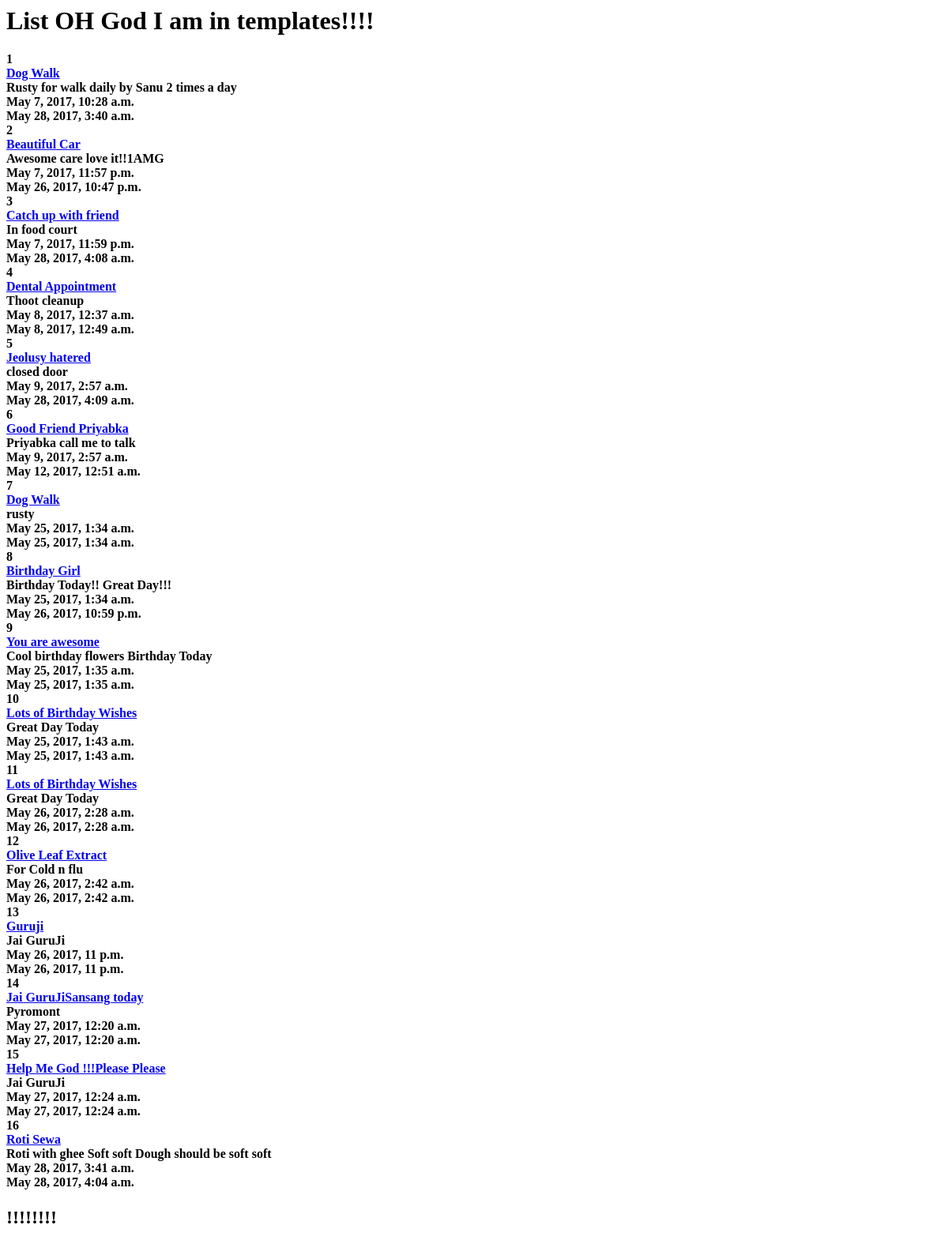
The app's page /posts/, older data.
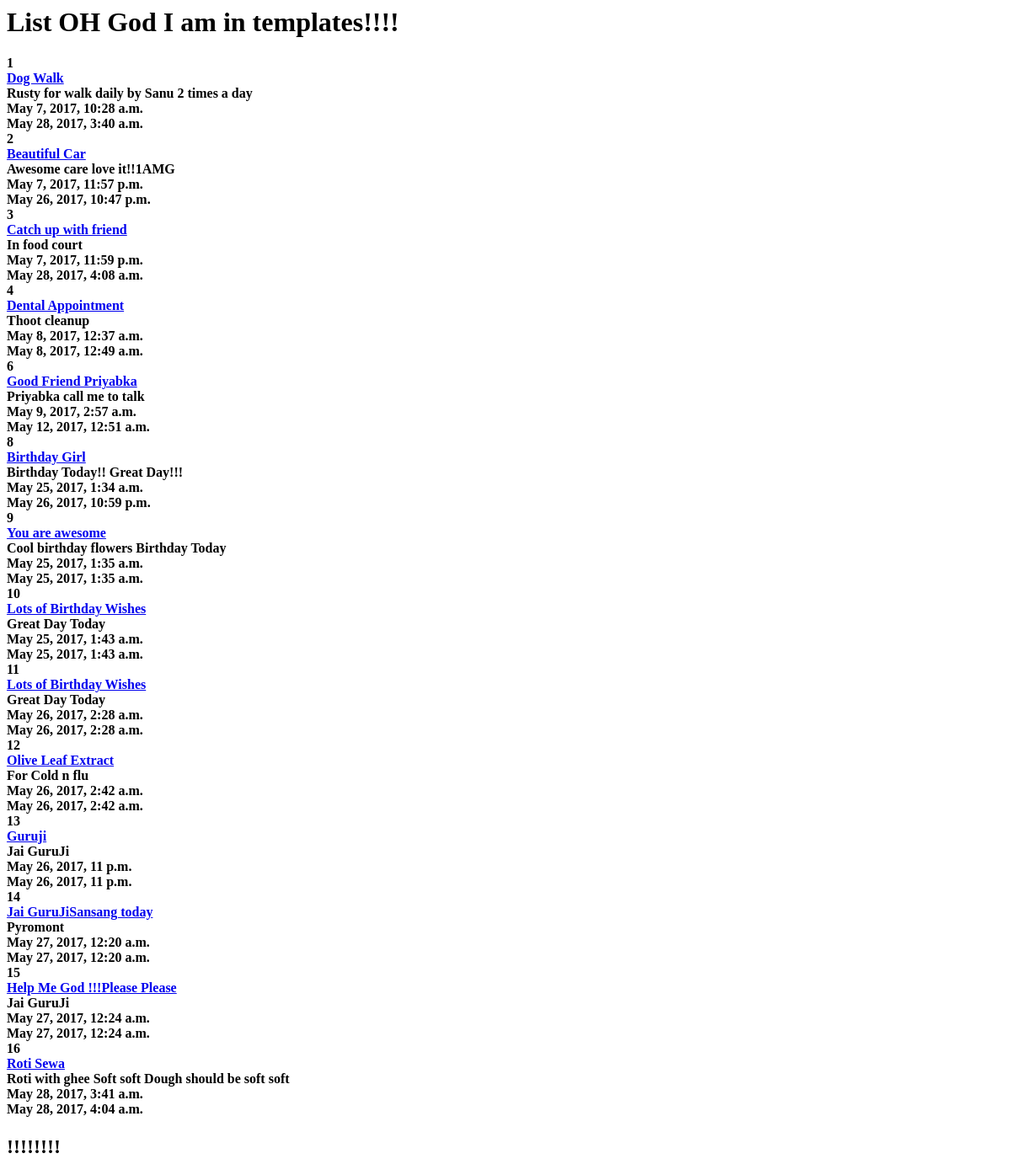
The same page, newer data.
### posts/models.py (models this page shows, shortened)
class Post(models.Model):
    title = models.CharField(max_length =120)
    content = models.TextField()
    updated = models.DateTimeField(auto_now = True, auto_now_add = False)
    timestamp = models.DateTimeField(auto_now = False, auto_now_add = True)
    def get_absolute_url(self):
       return reverse("posts:post_detail", kwargs={"id": self.id})

### posts/views.py (the view)
def post_list(request):
    queryset = Post.objects.all()
    context = {
        "object_list": queryset,
        "title" : "List"
    }
    return render(request, "index.html", context)

### posts/templates/index.html
<h1>{{title}} OH God I am in templates!!!!</h1>
<h4>
{% for obj in object_list %}
  {{obj.id}}<br/>
  <a href='{{ obj.get_absolute_url }}'>{{obj.title}}</a><br/>
  {{obj.content}}<br/>
  {{obj.timestamp}}<br/>
  {{obj.updated}}<br/>
{% endfor %}
</h4>
<h2>{{instance.title}}!!!!!!!!</h2>

Row changes from the older to the newer data that the page shows:
removed Post: id "5", title "Jeolusy hatered", content "closed door", timestamp "May 9, 2017, 2:57 a.m.", updated "May 28, 2017, 4:09 a.m."
removed Post: id "7", title "Dog Walk", content "rusty", timestamp "May 25, 2017, 1:34 a.m.", updated "May 25, 2017, 1:34 a.m."
